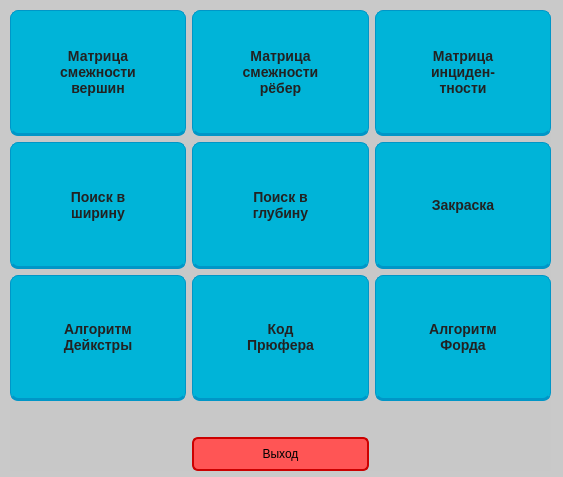
<?xml version="1.0" encoding="UTF-8"?>
<ui version="4.0">
 <class>WindowFunction</class>
 <widget class="QDialog" name="WindowFunction">
  <property name="geometry">
   <rect>
    <x>0</x>
    <y>0</y>
    <width>563</width>
    <height>477</height>
   </rect>
  </property>
  <property name="sizePolicy">
   <sizepolicy hsizetype="Preferred" vsizetype="Preferred">
    <horstretch>0</horstretch>
    <verstretch>0</verstretch>
   </sizepolicy>
  </property>
  <property name="windowTitle">
   <string>Function</string>
  </property>
  <property name="styleSheet">
   <string notr="true">QWidget {
    background: rgba(200, 200, 200, 0.95);
    border: none;
}</string>
  </property>
  <widget class="QWidget" name="layoutWidget">
   <property name="geometry">
    <rect>
     <x>10</x>
     <y>10</y>
     <width>541</width>
     <height>461</height>
    </rect>
   </property>
   <layout class="QGridLayout" name="gridLayout_2">
    <item row="1" column="2">
     <widget class="QPushButton" name="pushButtonPaint">
      <property name="sizePolicy">
       <sizepolicy hsizetype="Minimum" vsizetype="Expanding">
        <horstretch>0</horstretch>
        <verstretch>0</verstretch>
       </sizepolicy>
      </property>
      <property name="styleSheet">
       <string notr="true">QPushButton { background: #00b4d8; color: #222222; border: 1px solid #0096c7; border-bottom: 3px solid #0096c7; border-radius: 8px; padding: 10px 20px; font: bold 14px; } QPushButton:hover { background: #48cae4; border-bottom: 3px solid #00a8e8; } QPushButton:pressed { background: #0096c7; border-bottom: 1px solid #0077b6; margin-top: 2px; }</string>
      </property>
      <property name="text">
       <string>Закраска</string>
      </property>
     </widget>
    </item>
    <item row="1" column="0">
     <widget class="QPushButton" name="pushButtonSearchWidth">
      <property name="sizePolicy">
       <sizepolicy hsizetype="Minimum" vsizetype="Preferred">
        <horstretch>0</horstretch>
        <verstretch>0</verstretch>
       </sizepolicy>
      </property>
      <property name="styleSheet">
       <string notr="true">QPushButton { background: #00b4d8; color: #222222; border: 1px solid #0096c7; border-bottom: 3px solid #0096c7; border-radius: 8px; padding: 10px 20px; font: bold 14px; } QPushButton:hover { background: #48cae4; border-bottom: 3px solid #00a8e8; } QPushButton:pressed { background: #0096c7; border-bottom: 1px solid #0077b6; margin-top: 2px; }</string>
      </property>
      <property name="text">
       <string>Поиск в
ширину</string>
      </property>
     </widget>
    </item>
    <item row="0" column="0">
     <widget class="QPushButton" name="pushButtonAdjVertex">
      <property name="sizePolicy">
       <sizepolicy hsizetype="Minimum" vsizetype="Expanding">
        <horstretch>0</horstretch>
        <verstretch>0</verstretch>
       </sizepolicy>
      </property>
      <property name="styleSheet">
       <string notr="true">QPushButton { background: #00b4d8; color: #222222; border: 1px solid #0096c7; border-bottom: 3px solid #0096c7; border-radius: 8px; padding: 10px 20px; font: bold 14px; } QPushButton:hover { background: #48cae4; border-bottom: 3px solid #00a8e8; } QPushButton:pressed { background: #0096c7; border-bottom: 1px solid #0077b6; margin-top: 2px; }</string>
      </property>
      <property name="text">
       <string>Матрица
смежности
вершин</string>
      </property>
     </widget>
    </item>
    <item row="0" column="1">
     <widget class="QPushButton" name="pushButtonAdjEdge">
      <property name="sizePolicy">
       <sizepolicy hsizetype="Minimum" vsizetype="Expanding">
        <horstretch>0</horstretch>
        <verstretch>0</verstretch>
       </sizepolicy>
      </property>
      <property name="styleSheet">
       <string notr="true">QPushButton { background: #00b4d8; color: #222222; border: 1px solid #0096c7; border-bottom: 3px solid #0096c7; border-radius: 8px; padding: 10px 20px; font: bold 14px; } QPushButton:hover { background: #48cae4; border-bottom: 3px solid #00a8e8; } QPushButton:pressed { background: #0096c7; border-bottom: 1px solid #0077b6; margin-top: 2px; }</string>
      </property>
      <property name="text">
       <string>Матрица
смежности
рёбер</string>
      </property>
     </widget>
    </item>
    <item row="2" column="0">
     <widget class="QPushButton" name="pushButtonDeikstra">
      <property name="sizePolicy">
       <sizepolicy hsizetype="Minimum" vsizetype="Preferred">
        <horstretch>0</horstretch>
        <verstretch>0</verstretch>
       </sizepolicy>
      </property>
      <property name="styleSheet">
       <string notr="true">QPushButton { background: #00b4d8; color: #222222; border: 1px solid #0096c7; border-bottom: 3px solid #0096c7; border-radius: 8px; padding: 10px 20px; font: bold 14px; } QPushButton:hover { background: #48cae4; border-bottom: 3px solid #00a8e8; } QPushButton:pressed { background: #0096c7; border-bottom: 1px solid #0077b6; margin-top: 2px; }</string>
      </property>
      <property name="text">
       <string>Алгоритм
Дейкстры</string>
      </property>
     </widget>
    </item>
    <item row="0" column="2">
     <widget class="QPushButton" name="pushButtonIncidence">
      <property name="sizePolicy">
       <sizepolicy hsizetype="Minimum" vsizetype="Preferred">
        <horstretch>0</horstretch>
        <verstretch>0</verstretch>
       </sizepolicy>
      </property>
      <property name="styleSheet">
       <string notr="true">QPushButton { background: #00b4d8; color: #222222; border: 1px solid #0096c7; border-bottom: 3px solid #0096c7; border-radius: 8px; padding: 10px 20px; font: bold 14px; } QPushButton:hover { background: #48cae4; border-bottom: 3px solid #00a8e8; } QPushButton:pressed { background: #0096c7; border-bottom: 1px solid #0077b6; margin-top: 2px; }</string>
      </property>
      <property name="text">
       <string>Матрица
инциден-
тности</string>
      </property>
     </widget>
    </item>
    <item row="2" column="2">
     <widget class="QPushButton" name="pushButtonFord">
      <property name="sizePolicy">
       <sizepolicy hsizetype="Minimum" vsizetype="Expanding">
        <horstretch>0</horstretch>
        <verstretch>0</verstretch>
       </sizepolicy>
      </property>
      <property name="styleSheet">
       <string notr="true">QPushButton { background: #00b4d8; color: #222222; border: 1px solid #0096c7; border-bottom: 3px solid #0096c7; border-radius: 8px; padding: 10px 20px; font: bold 14px; } QPushButton:hover { background: #48cae4; border-bottom: 3px solid #00a8e8; } QPushButton:pressed { background: #0096c7; border-bottom: 1px solid #0077b6; margin-top: 2px; }</string>
      </property>
      <property name="text">
       <string>Алгоритм
Форда</string>
      </property>
     </widget>
    </item>
    <item row="4" column="1">
     <widget class="QPushButton" name="pushButtonExit">
      <property name="sizePolicy">
       <sizepolicy hsizetype="Minimum" vsizetype="Fixed">
        <horstretch>0</horstretch>
        <verstretch>0</verstretch>
       </sizepolicy>
      </property>
      <property name="styleSheet">
       <string notr="true">QPushButton {
    background-color: #ff5555;
    color: #000000;          
    border: 2px solid #cc0000;
    border-radius: 6px;
    padding: 8px 16px;
    font: bold 14px 'Arial';
    min-width: 100px;
    outline: none;
}
QPushButton:hover {
    background-color: #ff7777;
    border-color: #dd2222;
}

QPushButton:pressed {
    background-color: #dd2222;
    border-color: #bb1111;
    color: #111111;
}

QPushButton:disabled {
    background-color: #aa9999;
    color: #555555;
    border-color: #998888;
}</string>
      </property>
      <property name="text">
       <string>Выход</string>
      </property>
     </widget>
    </item>
    <item row="1" column="1">
     <widget class="QPushButton" name="pushButtonSearchDepth">
      <property name="sizePolicy">
       <sizepolicy hsizetype="Minimum" vsizetype="Expanding">
        <horstretch>0</horstretch>
        <verstretch>0</verstretch>
       </sizepolicy>
      </property>
      <property name="styleSheet">
       <string notr="true">QPushButton { background: #00b4d8; color: #222222; border: 1px solid #0096c7; border-bottom: 3px solid #0096c7; border-radius: 8px; padding: 10px 20px; font: bold 14px; } QPushButton:hover { background: #48cae4; border-bottom: 3px solid #00a8e8; } QPushButton:pressed { background: #0096c7; border-bottom: 1px solid #0077b6; margin-top: 2px; }</string>
      </property>
      <property name="text">
       <string>Поиск в
глубину</string>
      </property>
     </widget>
    </item>
    <item row="2" column="1">
     <widget class="QPushButton" name="pushButtonCodeP">
      <property name="sizePolicy">
       <sizepolicy hsizetype="Minimum" vsizetype="Expanding">
        <horstretch>0</horstretch>
        <verstretch>0</verstretch>
       </sizepolicy>
      </property>
      <property name="styleSheet">
       <string notr="true">QPushButton { background: #00b4d8; color: #222222; border: 1px solid #0096c7; border-bottom: 3px solid #0096c7; border-radius: 8px; padding: 10px 20px; font: bold 14px; } QPushButton:hover { background: #48cae4; border-bottom: 3px solid #00a8e8; } QPushButton:pressed { background: #0096c7; border-bottom: 1px solid #0077b6; margin-top: 2px; }</string>
      </property>
      <property name="text">
       <string>Код
Прюфера</string>
      </property>
     </widget>
    </item>
    <item row="3" column="1">
     <spacer name="verticalSpacer">
      <property name="orientation">
       <enum>Qt::Orientation::Vertical</enum>
      </property>
      <property name="sizeType">
       <enum>QSizePolicy::Policy::Fixed</enum>
      </property>
      <property name="sizeHint" stdset="0">
       <size>
        <width>20</width>
        <height>30</height>
       </size>
      </property>
     </spacer>
    </item>
   </layout>
  </widget>
 </widget>
 <resources/>
 <connections/>
</ui>
